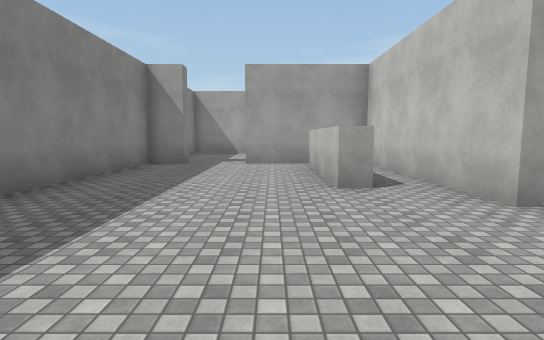
View 1 (above)

20 first-person views from a walk through a 3-D level made in the Unity game engine. The camera is 1.5 m above the floor, tilts 6° down and sees 80° across. Doors are open. The floor is counted in squares, 2 m on a side. Each view is taken from the middle of a square. On the plan, view 1 faces up. The plan holds only what a view shows up to about 11 squares ahead; the rest is blank. The place goes on beyond the plan. The player is left out. Surface patterns are stand-ins for the level's own textures.

View 2
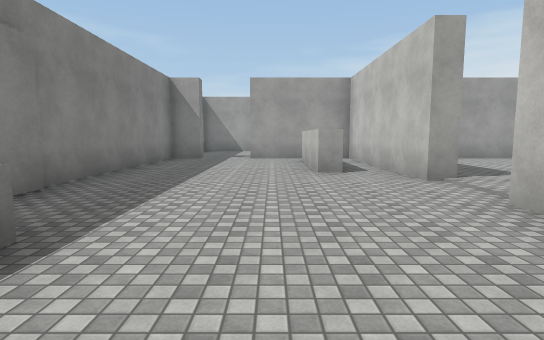

View 3
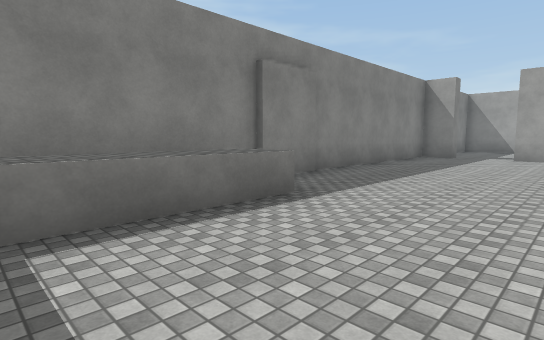

View 4
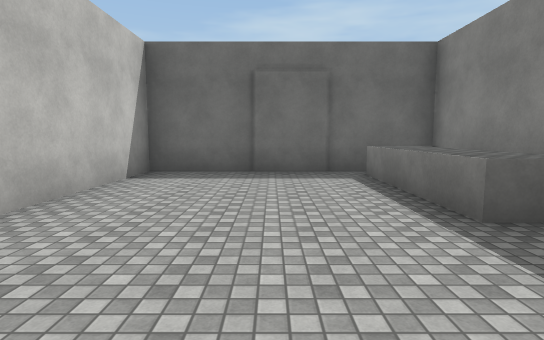

View 5
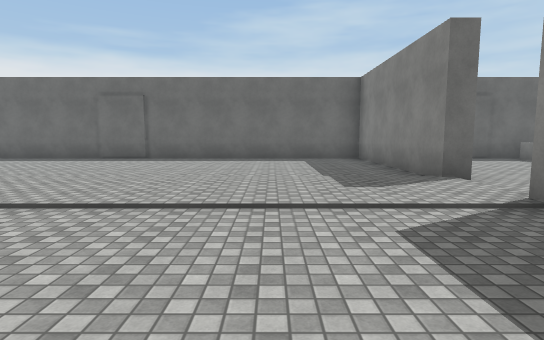

View 6
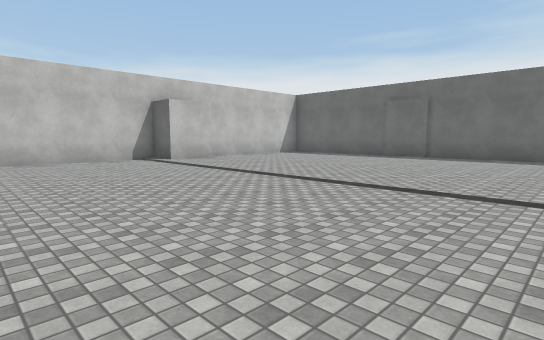

View 7
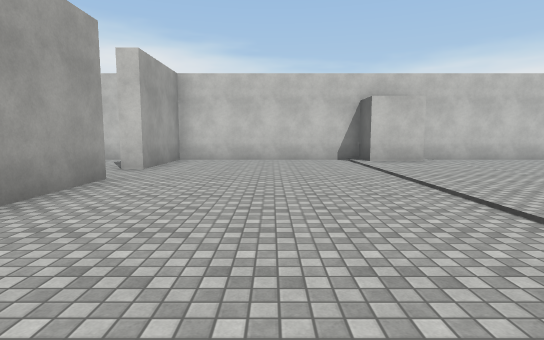

View 8
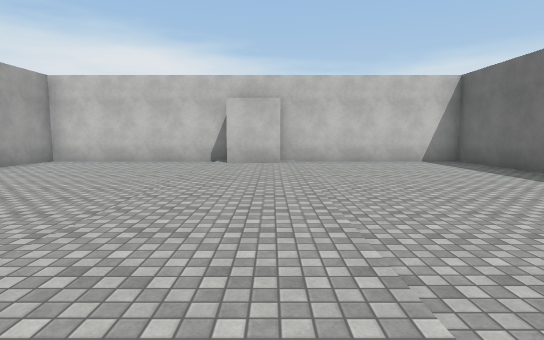

View 9
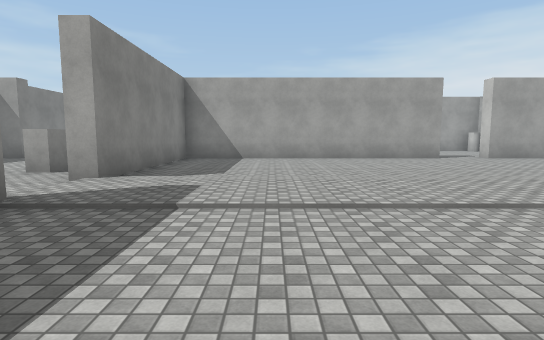

View 10
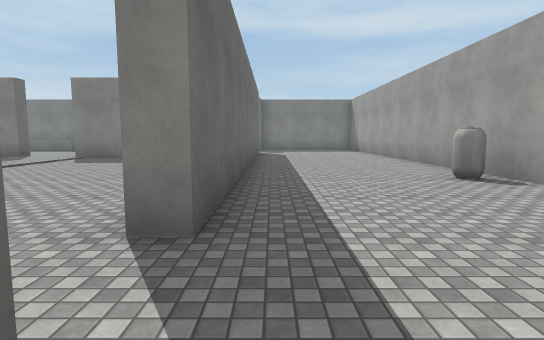

View 11
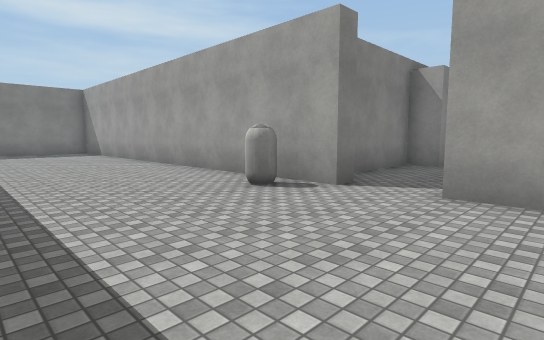

View 12
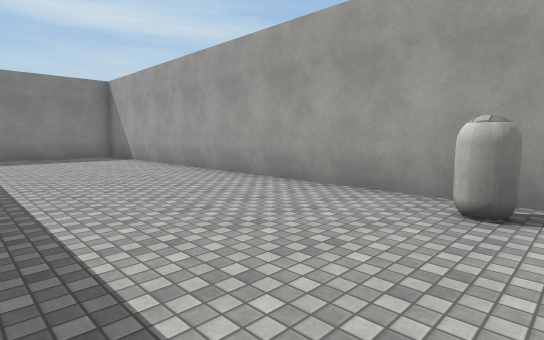

View 13
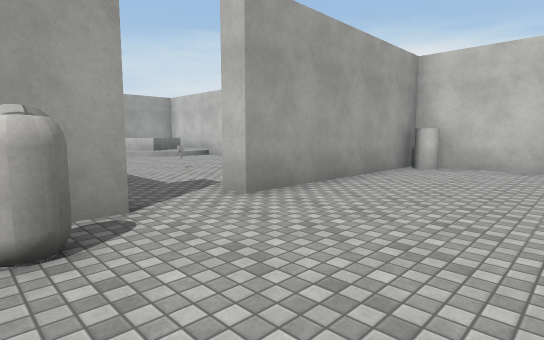

View 14
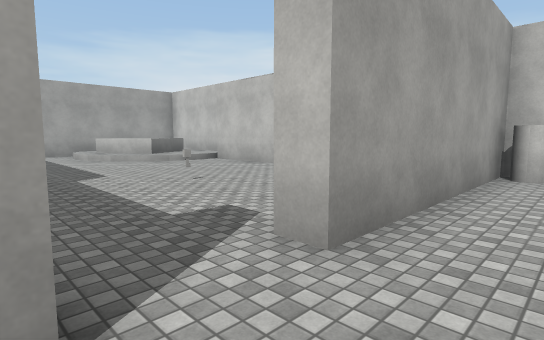

View 15
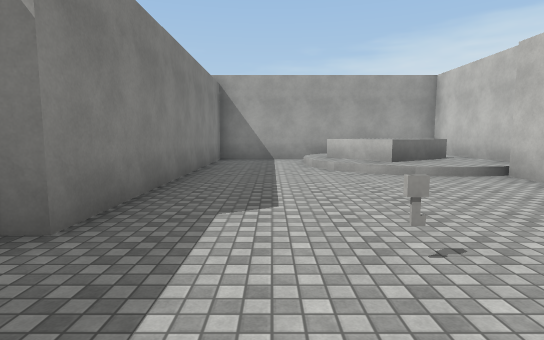

View 16
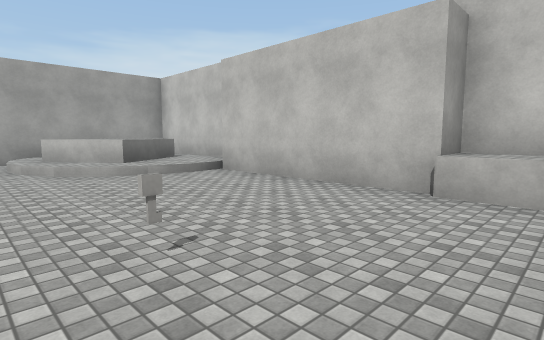

View 17
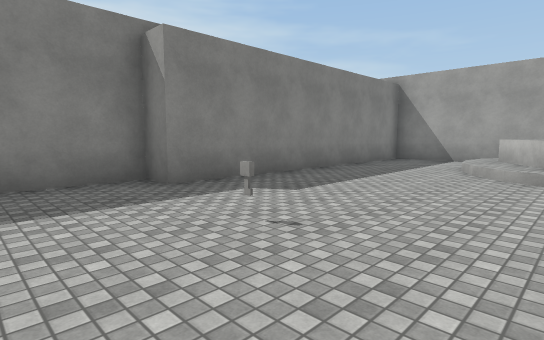

View 18
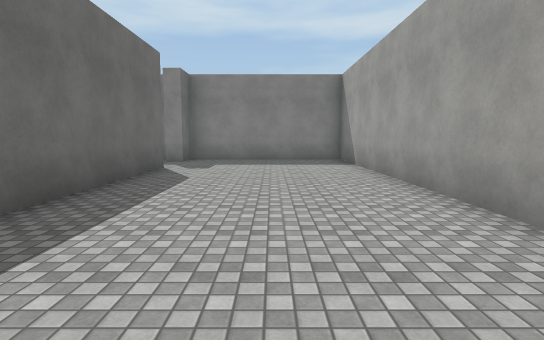

View 19
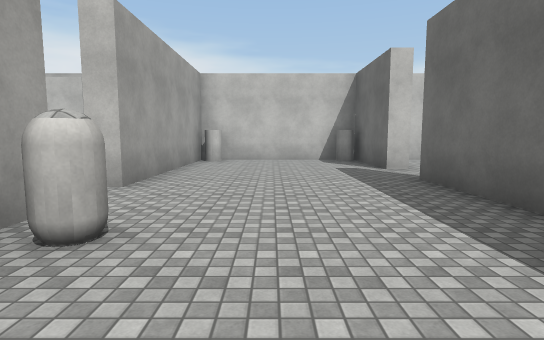

View 20
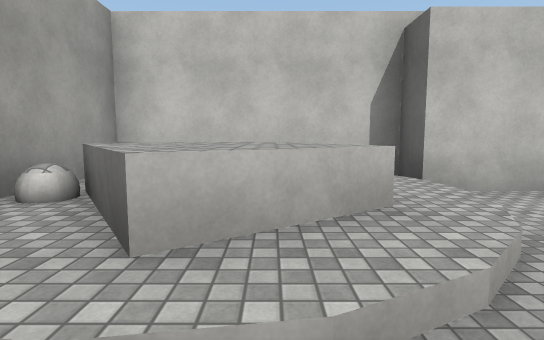

### Floor plan
Key: @ floor where view 1 was taken; # wall or solid block; x gap in a wall; . main floor; : floor 0.25 m higher than the main floor; / step, stairs or slope; ^ raised ledge; C white capsule; Y cylinder; B ball; O other object.
Columns run from 4 left of view 1 to 17 right of it. Each row starts with its distance up from view 1.
 27              ########
 26              #../:B::#
 25              #../^^^:#
 24              #../^^^:#
 23              #../:^::#
 22              #....//##
 21              #......#
 20              #......#
 19             ##......#
 18             #...O...#
 17             #.......#
 16             #.......#
 15 ##############.######
 14 #...................Y
 13 #...........C........#
 12 #....................#
 11 #....................#
 10 #...................Y
  9 ##..############..####
  8 #....x.#.............#
  7 #....#.#.............#
  6 #....#.#.............#
  5 #....#.#.............#
  4 #......#.............#
  3 #..................###
  2 #..................###
  1 #......#.............#
  0  ^^.@..#.............#
 -1  ^^....#.............#
 -2  ^^....#.............#
 -3  ^^....#.............#
 -4  #####################

Positions as (right, up) in squares from view 1, and headings:
1: (0, 0), facing up
2: (0, -2), facing up
3: (1, -3), facing up-left
4: (0, 3), facing down
5: (6, 7), facing down
6: (6, 8), facing down-right
7: (6, 6), facing right
8: (6, 2), facing right
9: (6, -2), facing up
10: (14, 10), facing left
11: (12, 10), facing up-left
12: (9, 10), facing up-left
13: (8, 11), facing up-right
14: (9, 13), facing up-right
15: (11, 16), facing up
16: (11, 16), facing up-right
17: (14, 16), facing up-left
18: (7, 12), facing left
19: (6, 12), facing right
20: (11, 24), facing right
